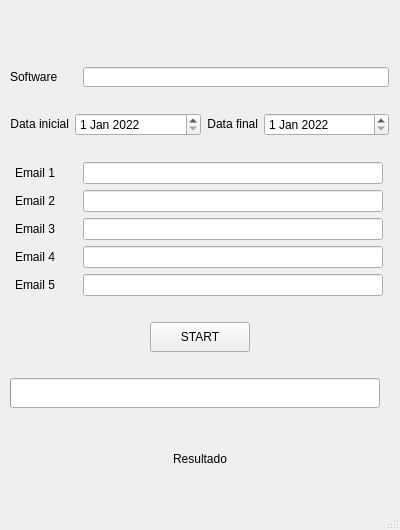
<?xml version="1.0" encoding="UTF-8"?>
<ui version="4.0">
 <class>MainWindow</class>
 <widget class="QMainWindow" name="MainWindow">
  <property name="geometry">
   <rect>
    <x>0</x>
    <y>0</y>
    <width>400</width>
    <height>530</height>
   </rect>
  </property>
  <property name="sizePolicy">
   <sizepolicy hsizetype="Fixed" vsizetype="Fixed">
    <horstretch>0</horstretch>
    <verstretch>0</verstretch>
   </sizepolicy>
  </property>
  <property name="minimumSize">
   <size>
    <width>400</width>
    <height>530</height>
   </size>
  </property>
  <property name="maximumSize">
   <size>
    <width>400</width>
    <height>530</height>
   </size>
  </property>
  <property name="windowTitle">
   <string>MainWindow</string>
  </property>
  <widget class="QWidget" name="centralwidget">
   <widget class="QWidget" name="">
    <property name="geometry">
     <rect>
      <x>10</x>
      <y>10</y>
      <width>379</width>
      <height>494</height>
     </rect>
    </property>
    <layout class="QVBoxLayout" name="verticalLayout_5">
     <item>
      <layout class="QHBoxLayout" name="horizontalLayout_10">
       <item>
        <widget class="QLabel" name="label_10">
         <property name="sizePolicy">
          <sizepolicy hsizetype="Fixed" vsizetype="Fixed">
           <horstretch>0</horstretch>
           <verstretch>0</verstretch>
          </sizepolicy>
         </property>
         <property name="maximumSize">
          <size>
           <width>91</width>
           <height>31</height>
          </size>
         </property>
         <property name="text">
          <string/>
         </property>
         <property name="pixmap">
          <pixmap>../../../../../Área de Trabalho/lenovo-logo.png</pixmap>
         </property>
         <property name="scaledContents">
          <bool>true</bool>
         </property>
        </widget>
       </item>
       <item>
        <widget class="QLabel" name="label_11">
         <property name="sizePolicy">
          <sizepolicy hsizetype="Fixed" vsizetype="Fixed">
           <horstretch>0</horstretch>
           <verstretch>0</verstretch>
          </sizepolicy>
         </property>
         <property name="maximumSize">
          <size>
           <width>91</width>
           <height>31</height>
          </size>
         </property>
         <property name="text">
          <string/>
         </property>
         <property name="pixmap">
          <pixmap>../../../../../Área de Trabalho/logo-f.webp</pixmap>
         </property>
         <property name="scaledContents">
          <bool>true</bool>
         </property>
        </widget>
       </item>
       <item>
        <widget class="QLabel" name="label_12">
         <property name="sizePolicy">
          <sizepolicy hsizetype="Fixed" vsizetype="Fixed">
           <horstretch>0</horstretch>
           <verstretch>0</verstretch>
          </sizepolicy>
         </property>
         <property name="maximumSize">
          <size>
           <width>81</width>
           <height>31</height>
          </size>
         </property>
         <property name="text">
          <string/>
         </property>
         <property name="pixmap">
          <pixmap>../../../../../Área de Trabalho/cibersecurityg3.jpg</pixmap>
         </property>
         <property name="scaledContents">
          <bool>true</bool>
         </property>
        </widget>
       </item>
      </layout>
     </item>
     <item>
      <spacer name="verticalSpacer_5">
       <property name="orientation">
        <enum>Qt::Vertical</enum>
       </property>
       <property name="sizeType">
        <enum>QSizePolicy::Fixed</enum>
       </property>
       <property name="sizeHint" stdset="0">
        <size>
         <width>10</width>
         <height>20</height>
        </size>
       </property>
      </spacer>
     </item>
     <item>
      <layout class="QVBoxLayout" name="verticalLayout_4">
       <item>
        <layout class="QHBoxLayout" name="horizontalLayout_7">
         <item>
          <widget class="QLabel" name="label_7">
           <property name="sizePolicy">
            <sizepolicy hsizetype="Preferred" vsizetype="Preferred">
             <horstretch>54</horstretch>
             <verstretch>16</verstretch>
            </sizepolicy>
           </property>
           <property name="minimumSize">
            <size>
             <width>54</width>
             <height>16</height>
            </size>
           </property>
           <property name="maximumSize">
            <size>
             <width>54</width>
             <height>16</height>
            </size>
           </property>
           <property name="text">
            <string>Software</string>
           </property>
          </widget>
         </item>
         <item>
          <spacer name="horizontalSpacer">
           <property name="orientation">
            <enum>Qt::Horizontal</enum>
           </property>
           <property name="sizeType">
            <enum>QSizePolicy::Fixed</enum>
           </property>
           <property name="sizeHint" stdset="0">
            <size>
             <width>13</width>
             <height>20</height>
            </size>
           </property>
          </spacer>
         </item>
         <item>
          <widget class="QLineEdit" name="lineEdit_software">
           <property name="sizePolicy">
            <sizepolicy hsizetype="Fixed" vsizetype="Fixed">
             <horstretch>200</horstretch>
             <verstretch>18</verstretch>
            </sizepolicy>
           </property>
           <property name="minimumSize">
            <size>
             <width>205</width>
             <height>20</height>
            </size>
           </property>
           <property name="maximumSize">
            <size>
             <width>350</width>
             <height>20</height>
            </size>
           </property>
          </widget>
         </item>
        </layout>
       </item>
       <item>
        <spacer name="verticalSpacer_3">
         <property name="orientation">
          <enum>Qt::Vertical</enum>
         </property>
         <property name="sizeType">
          <enum>QSizePolicy::Fixed</enum>
         </property>
         <property name="sizeHint" stdset="0">
          <size>
           <width>20</width>
           <height>20</height>
          </size>
         </property>
        </spacer>
       </item>
       <item>
        <layout class="QHBoxLayout" name="horizontalLayout_8">
         <item>
          <widget class="QLabel" name="label_8">
           <property name="sizePolicy">
            <sizepolicy hsizetype="Fixed" vsizetype="Fixed">
             <horstretch>0</horstretch>
             <verstretch>0</verstretch>
            </sizepolicy>
           </property>
           <property name="layoutDirection">
            <enum>Qt::LeftToRight</enum>
           </property>
           <property name="text">
            <string>Data inicial</string>
           </property>
           <property name="alignment">
            <set>Qt::AlignRight|Qt::AlignTrailing|Qt::AlignVCenter</set>
           </property>
          </widget>
         </item>
         <item>
          <widget class="QDateEdit" name="dateEdit_inicial">
           <property name="dateTime">
            <datetime>
             <hour>0</hour>
             <minute>0</minute>
             <second>0</second>
             <year>2022</year>
             <month>1</month>
             <day>1</day>
            </datetime>
           </property>
          </widget>
         </item>
         <item>
          <widget class="QLabel" name="label_9">
           <property name="sizePolicy">
            <sizepolicy hsizetype="Fixed" vsizetype="Fixed">
             <horstretch>0</horstretch>
             <verstretch>0</verstretch>
            </sizepolicy>
           </property>
           <property name="layoutDirection">
            <enum>Qt::LeftToRight</enum>
           </property>
           <property name="text">
            <string>Data final</string>
           </property>
           <property name="alignment">
            <set>Qt::AlignRight|Qt::AlignTrailing|Qt::AlignVCenter</set>
           </property>
          </widget>
         </item>
         <item>
          <widget class="QDateEdit" name="dateEdit_final">
           <property name="dateTime">
            <datetime>
             <hour>0</hour>
             <minute>0</minute>
             <second>0</second>
             <year>2022</year>
             <month>1</month>
             <day>1</day>
            </datetime>
           </property>
          </widget>
         </item>
        </layout>
       </item>
       <item>
        <spacer name="verticalSpacer">
         <property name="orientation">
          <enum>Qt::Vertical</enum>
         </property>
         <property name="sizeType">
          <enum>QSizePolicy::Fixed</enum>
         </property>
         <property name="sizeHint" stdset="0">
          <size>
           <width>20</width>
           <height>20</height>
          </size>
         </property>
        </spacer>
       </item>
       <item>
        <layout class="QVBoxLayout" name="verticalLayout_3">
         <item>
          <layout class="QHBoxLayout" name="horizontalLayout_2">
           <item>
            <widget class="QLabel" name="label_2">
             <property name="sizePolicy">
              <sizepolicy hsizetype="Fixed" vsizetype="Fixed">
               <horstretch>0</horstretch>
               <verstretch>0</verstretch>
              </sizepolicy>
             </property>
             <property name="minimumSize">
              <size>
               <width>42</width>
               <height>16</height>
              </size>
             </property>
             <property name="maximumSize">
              <size>
               <width>42</width>
               <height>16</height>
              </size>
             </property>
             <property name="text">
              <string>Email 1</string>
             </property>
            </widget>
           </item>
           <item>
            <spacer name="horizontalSpacer_3">
             <property name="orientation">
              <enum>Qt::Horizontal</enum>
             </property>
             <property name="sizeType">
              <enum>QSizePolicy::Fixed</enum>
             </property>
             <property name="sizeHint" stdset="0">
              <size>
               <width>15</width>
               <height>20</height>
              </size>
             </property>
            </spacer>
           </item>
           <item>
            <widget class="QLineEdit" name="lineEdit_email1">
             <property name="enabled">
              <bool>true</bool>
             </property>
             <property name="sizePolicy">
              <sizepolicy hsizetype="Fixed" vsizetype="Fixed">
               <horstretch>0</horstretch>
               <verstretch>0</verstretch>
              </sizepolicy>
             </property>
             <property name="minimumSize">
              <size>
               <width>300</width>
               <height>22</height>
              </size>
             </property>
             <property name="maximumSize">
              <size>
               <width>300</width>
               <height>22</height>
              </size>
             </property>
            </widget>
           </item>
          </layout>
         </item>
         <item>
          <layout class="QHBoxLayout" name="horizontalLayout_3">
           <item>
            <widget class="QLabel" name="label_5">
             <property name="sizePolicy">
              <sizepolicy hsizetype="Fixed" vsizetype="Fixed">
               <horstretch>0</horstretch>
               <verstretch>0</verstretch>
              </sizepolicy>
             </property>
             <property name="minimumSize">
              <size>
               <width>42</width>
               <height>16</height>
              </size>
             </property>
             <property name="maximumSize">
              <size>
               <width>42</width>
               <height>16</height>
              </size>
             </property>
             <property name="text">
              <string>Email 2</string>
             </property>
            </widget>
           </item>
           <item>
            <spacer name="horizontalSpacer_6">
             <property name="orientation">
              <enum>Qt::Horizontal</enum>
             </property>
             <property name="sizeType">
              <enum>QSizePolicy::Fixed</enum>
             </property>
             <property name="sizeHint" stdset="0">
              <size>
               <width>15</width>
               <height>20</height>
              </size>
             </property>
            </spacer>
           </item>
           <item>
            <widget class="QLineEdit" name="lineEdit_email2">
             <property name="enabled">
              <bool>true</bool>
             </property>
             <property name="sizePolicy">
              <sizepolicy hsizetype="Fixed" vsizetype="Fixed">
               <horstretch>0</horstretch>
               <verstretch>0</verstretch>
              </sizepolicy>
             </property>
             <property name="minimumSize">
              <size>
               <width>300</width>
               <height>22</height>
              </size>
             </property>
             <property name="maximumSize">
              <size>
               <width>300</width>
               <height>22</height>
              </size>
             </property>
            </widget>
           </item>
          </layout>
         </item>
         <item>
          <layout class="QHBoxLayout" name="horizontalLayout_6">
           <item>
            <widget class="QLabel" name="label_3">
             <property name="sizePolicy">
              <sizepolicy hsizetype="Fixed" vsizetype="Fixed">
               <horstretch>0</horstretch>
               <verstretch>0</verstretch>
              </sizepolicy>
             </property>
             <property name="minimumSize">
              <size>
               <width>42</width>
               <height>16</height>
              </size>
             </property>
             <property name="maximumSize">
              <size>
               <width>42</width>
               <height>16</height>
              </size>
             </property>
             <property name="text">
              <string>Email 3</string>
             </property>
            </widget>
           </item>
           <item>
            <spacer name="horizontalSpacer_4">
             <property name="orientation">
              <enum>Qt::Horizontal</enum>
             </property>
             <property name="sizeType">
              <enum>QSizePolicy::Fixed</enum>
             </property>
             <property name="sizeHint" stdset="0">
              <size>
               <width>15</width>
               <height>20</height>
              </size>
             </property>
            </spacer>
           </item>
           <item>
            <widget class="QLineEdit" name="lineEdit_email3">
             <property name="enabled">
              <bool>true</bool>
             </property>
             <property name="sizePolicy">
              <sizepolicy hsizetype="Fixed" vsizetype="Fixed">
               <horstretch>0</horstretch>
               <verstretch>0</verstretch>
              </sizepolicy>
             </property>
             <property name="minimumSize">
              <size>
               <width>300</width>
               <height>22</height>
              </size>
             </property>
             <property name="maximumSize">
              <size>
               <width>300</width>
               <height>22</height>
              </size>
             </property>
            </widget>
           </item>
          </layout>
         </item>
         <item>
          <layout class="QHBoxLayout" name="horizontalLayout_5">
           <item>
            <widget class="QLabel" name="label">
             <property name="sizePolicy">
              <sizepolicy hsizetype="Fixed" vsizetype="Fixed">
               <horstretch>0</horstretch>
               <verstretch>0</verstretch>
              </sizepolicy>
             </property>
             <property name="minimumSize">
              <size>
               <width>42</width>
               <height>16</height>
              </size>
             </property>
             <property name="maximumSize">
              <size>
               <width>42</width>
               <height>16</height>
              </size>
             </property>
             <property name="text">
              <string>Email 4</string>
             </property>
            </widget>
           </item>
           <item>
            <spacer name="horizontalSpacer_2">
             <property name="orientation">
              <enum>Qt::Horizontal</enum>
             </property>
             <property name="sizeType">
              <enum>QSizePolicy::Fixed</enum>
             </property>
             <property name="sizeHint" stdset="0">
              <size>
               <width>15</width>
               <height>20</height>
              </size>
             </property>
            </spacer>
           </item>
           <item>
            <widget class="QLineEdit" name="lineEdit_email4">
             <property name="enabled">
              <bool>true</bool>
             </property>
             <property name="sizePolicy">
              <sizepolicy hsizetype="Fixed" vsizetype="Fixed">
               <horstretch>0</horstretch>
               <verstretch>0</verstretch>
              </sizepolicy>
             </property>
             <property name="minimumSize">
              <size>
               <width>300</width>
               <height>22</height>
              </size>
             </property>
             <property name="maximumSize">
              <size>
               <width>300</width>
               <height>22</height>
              </size>
             </property>
            </widget>
           </item>
          </layout>
         </item>
         <item>
          <layout class="QHBoxLayout" name="horizontalLayout_4">
           <item>
            <widget class="QLabel" name="label_4">
             <property name="sizePolicy">
              <sizepolicy hsizetype="Fixed" vsizetype="Fixed">
               <horstretch>0</horstretch>
               <verstretch>0</verstretch>
              </sizepolicy>
             </property>
             <property name="minimumSize">
              <size>
               <width>42</width>
               <height>16</height>
              </size>
             </property>
             <property name="maximumSize">
              <size>
               <width>42</width>
               <height>16</height>
              </size>
             </property>
             <property name="text">
              <string>Email 5</string>
             </property>
            </widget>
           </item>
           <item>
            <spacer name="horizontalSpacer_5">
             <property name="orientation">
              <enum>Qt::Horizontal</enum>
             </property>
             <property name="sizeType">
              <enum>QSizePolicy::Fixed</enum>
             </property>
             <property name="sizeHint" stdset="0">
              <size>
               <width>15</width>
               <height>20</height>
              </size>
             </property>
            </spacer>
           </item>
           <item>
            <widget class="QLineEdit" name="lineEdit_email5">
             <property name="enabled">
              <bool>true</bool>
             </property>
             <property name="sizePolicy">
              <sizepolicy hsizetype="Fixed" vsizetype="Fixed">
               <horstretch>0</horstretch>
               <verstretch>0</verstretch>
              </sizepolicy>
             </property>
             <property name="minimumSize">
              <size>
               <width>300</width>
               <height>22</height>
              </size>
             </property>
             <property name="maximumSize">
              <size>
               <width>300</width>
               <height>22</height>
              </size>
             </property>
            </widget>
           </item>
          </layout>
         </item>
        </layout>
       </item>
       <item>
        <spacer name="verticalSpacer_2">
         <property name="orientation">
          <enum>Qt::Vertical</enum>
         </property>
         <property name="sizeType">
          <enum>QSizePolicy::Fixed</enum>
         </property>
         <property name="sizeHint" stdset="0">
          <size>
           <width>20</width>
           <height>20</height>
          </size>
         </property>
        </spacer>
       </item>
       <item>
        <layout class="QHBoxLayout" name="horizontalLayout_9">
         <item>
          <spacer name="horizontalSpacer_9">
           <property name="orientation">
            <enum>Qt::Horizontal</enum>
           </property>
           <property name="sizeHint" stdset="0">
            <size>
             <width>40</width>
             <height>20</height>
            </size>
           </property>
          </spacer>
         </item>
         <item>
          <widget class="QPushButton" name="pushButton_start">
           <property name="sizePolicy">
            <sizepolicy hsizetype="Minimum" vsizetype="Fixed">
             <horstretch>100</horstretch>
             <verstretch>30</verstretch>
            </sizepolicy>
           </property>
           <property name="minimumSize">
            <size>
             <width>100</width>
             <height>30</height>
            </size>
           </property>
           <property name="maximumSize">
            <size>
             <width>100</width>
             <height>30</height>
            </size>
           </property>
           <property name="text">
            <string>START</string>
           </property>
          </widget>
         </item>
         <item>
          <spacer name="horizontalSpacer_10">
           <property name="orientation">
            <enum>Qt::Horizontal</enum>
           </property>
           <property name="sizeHint" stdset="0">
            <size>
             <width>40</width>
             <height>20</height>
            </size>
           </property>
          </spacer>
         </item>
        </layout>
       </item>
       <item>
        <spacer name="verticalSpacer_4">
         <property name="orientation">
          <enum>Qt::Vertical</enum>
         </property>
         <property name="sizeType">
          <enum>QSizePolicy::Fixed</enum>
         </property>
         <property name="sizeHint" stdset="0">
          <size>
           <width>20</width>
           <height>20</height>
          </size>
         </property>
        </spacer>
       </item>
       <item>
        <widget class="QProgressBar" name="progressBar">
         <property name="sizePolicy">
          <sizepolicy hsizetype="Fixed" vsizetype="Fixed">
           <horstretch>30</horstretch>
           <verstretch>30</verstretch>
          </sizepolicy>
         </property>
         <property name="minimumSize">
          <size>
           <width>370</width>
           <height>30</height>
          </size>
         </property>
         <property name="maximumSize">
          <size>
           <width>370</width>
           <height>30</height>
          </size>
         </property>
         <property name="maximum">
          <number>100</number>
         </property>
         <property name="alignment">
          <set>Qt::AlignCenter</set>
         </property>
        </widget>
       </item>
       <item>
        <layout class="QHBoxLayout" name="horizontalLayout_11">
         <item>
          <spacer name="horizontalSpacer_8">
           <property name="orientation">
            <enum>Qt::Horizontal</enum>
           </property>
           <property name="sizeHint" stdset="0">
            <size>
             <width>40</width>
             <height>20</height>
            </size>
           </property>
          </spacer>
         </item>
         <item>
          <widget class="QLabel" name="label_resultado">
           <property name="text">
            <string>Resultado</string>
           </property>
          </widget>
         </item>
         <item>
          <spacer name="horizontalSpacer_7">
           <property name="orientation">
            <enum>Qt::Horizontal</enum>
           </property>
           <property name="sizeHint" stdset="0">
            <size>
             <width>40</width>
             <height>20</height>
            </size>
           </property>
          </spacer>
         </item>
        </layout>
       </item>
      </layout>
     </item>
    </layout>
   </widget>
  </widget>
  <widget class="QStatusBar" name="statusbar"/>
 </widget>
 <resources/>
 <connections/>
</ui>
